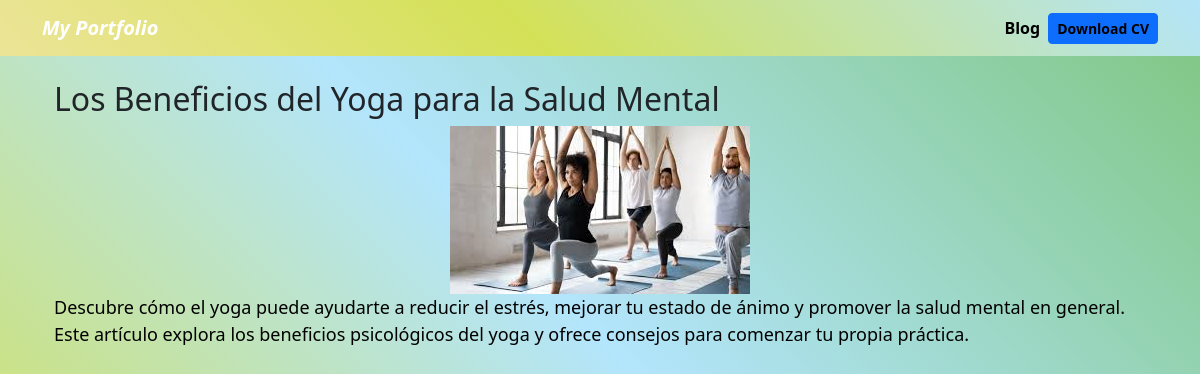
The app's page /blog/6 with its own data.
### blog/models.py (models this page shows)
class Publicaciones(models.Model):
    title = models.CharField(max_length=100)
    descripcion = models.TextField()
    imagen = models.ImageField(upload_to="blog/images")
    fecha = models.DateField(default=datetime.date.today)

### blog/views.py (the view)
# urls.py: path("<int:publicacion_id>",publicacion_detail,name="publicacion_detail"),
def publicacion_detail(request,publicacion_id):
    publicacion = get_object_or_404(Publicaciones,pk=publicacion_id)
    return render(request,"publicacion_detail.html",{"publicacion":publicacion})

### blog/templates/publicacion_detail.html
{% extends 'layout.html' %}
{% block content %}
<h2 class="text-dark titulo-blog">{{publicacion.title}}</h2>
<div style="text-align: center;">
    <img src="{{publicacion.imagen.url}}" alt="{{publicacion.title}}" class="imagenblog">
</div>
<p class="descripcion-blog">{{publicacion.descripcion|safe}}</p>
{% endblock content %}

### portafolio/static/main.css (style rules this page uses)
body { background: linear-gradient(45deg, #f3e5ab, #d4e157, #b3e5fc, #81c784, #fff59d, #ffcc80, #ffab91, #80deea); background-size: 400% 400%; animation: gradientAnimation 15s ease infinite; }
.titulo-blog { display: flex; justify-content: left; }
.descripcion-blog { font-size: 18px; color:black; text-align: start; }

### records on screen
Publicaciones: title "Los Beneficios del Yoga para la Salud Mental", imagen (picture), descripcion "Descubre cómo el yoga puede ayudarte a reducir el estrés, mejorar tu estado de ánimo y promover la salud mental en general. Este artículo explora los beneficios psicológicos del yoga y ofrece consejos para comenzar tu propia práctica."
